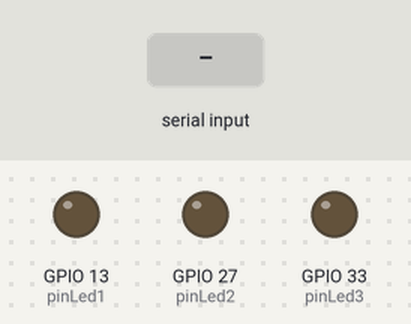
This sketch was run on a simulated ESP32. Parts: output pins drawn as LEDs (lit = HIGH). Inputs (shaded band) come from the test bench.

Above: at 1.2 s.
1.3 s: "L1\n" received over Serial
At 2.3 s:
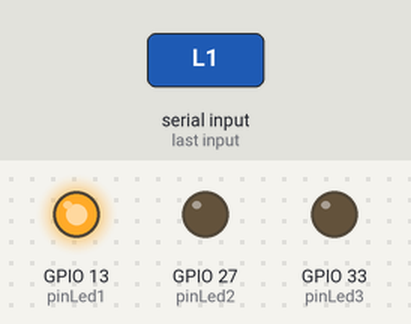
2.8 s: "L2\n" received over Serial
At 3.4 s:
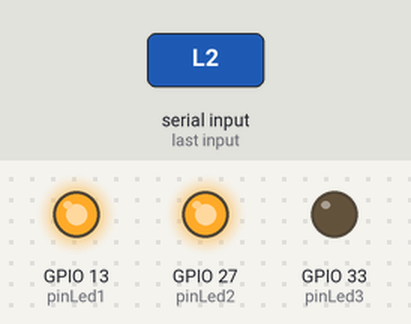
4.3 s: "L3\n" received over Serial
At 5.5 s:
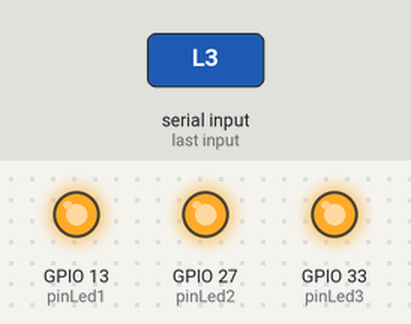
5.8 s: "L1\n" received over Serial
At 6.9 s:
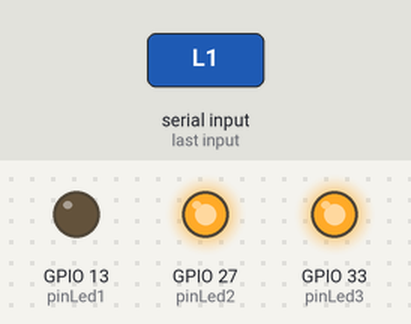
7.3 s: "L2\n" received over Serial
At 8.0 s:
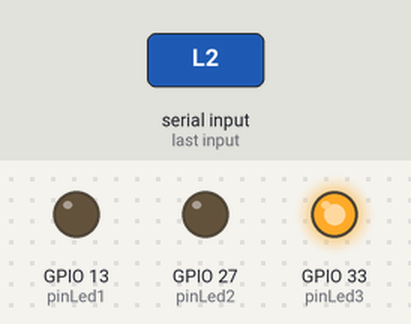
Timing chart, 0 to 9.8 s (numbered marks = the images above; inputs shaded):
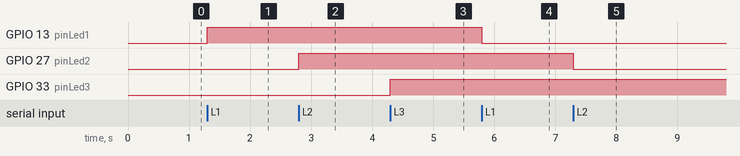

Measured:
- after the input at 1.3 s, GPIO 13 (pinLed1): LOW → HIGH at once
- after the input at 2.8 s, GPIO 27 (pinLed2): LOW → HIGH at once
- after the input at 4.3 s, GPIO 33 (pinLed3): LOW → HIGH at once
- after the input at 5.8 s, GPIO 13 (pinLed1): HIGH → LOW at once
- after the input at 7.3 s, GPIO 27 (pinLed2): HIGH → LOW at once

The sketch:

3LED_pcb_serie_test.ino
```cpp
const int pinLed1 = 13;
const int pinLed2 = 27;
const int pinLed3 = 33;

void setup() {
  Serial.begin(115200);
  pinMode(pinLed1, OUTPUT);
  pinMode(pinLed2, OUTPUT);
  pinMode(pinLed3, OUTPUT);
}

void loop() {
  if (Serial.available() > 0) {

    String input = Serial.readStringUntil('\n');
    if (input == "L1") {
     // Serial.print("Verin 1 : ");
      toggleLed(pinLed1);

    } else if (input == "L2") {
    //  Serial.print("Verin 2 : ");
      toggleLed(pinLed2);

    } else if (input == "L3") {
     // Serial.print("Verin 3 : ");
      toggleLed(pinLed3);

    } //else {
      //Serial.println("Aucun verin");
    //}
  }
}

void toggleLed(int pin) {
  if (digitalRead(pin) == HIGH) {
    digitalWrite(pin, LOW);
   // Serial.println("Extinction");
  } else {
    digitalWrite(pin, HIGH);
    //Serial.println("Allumage");
  }
}
```
